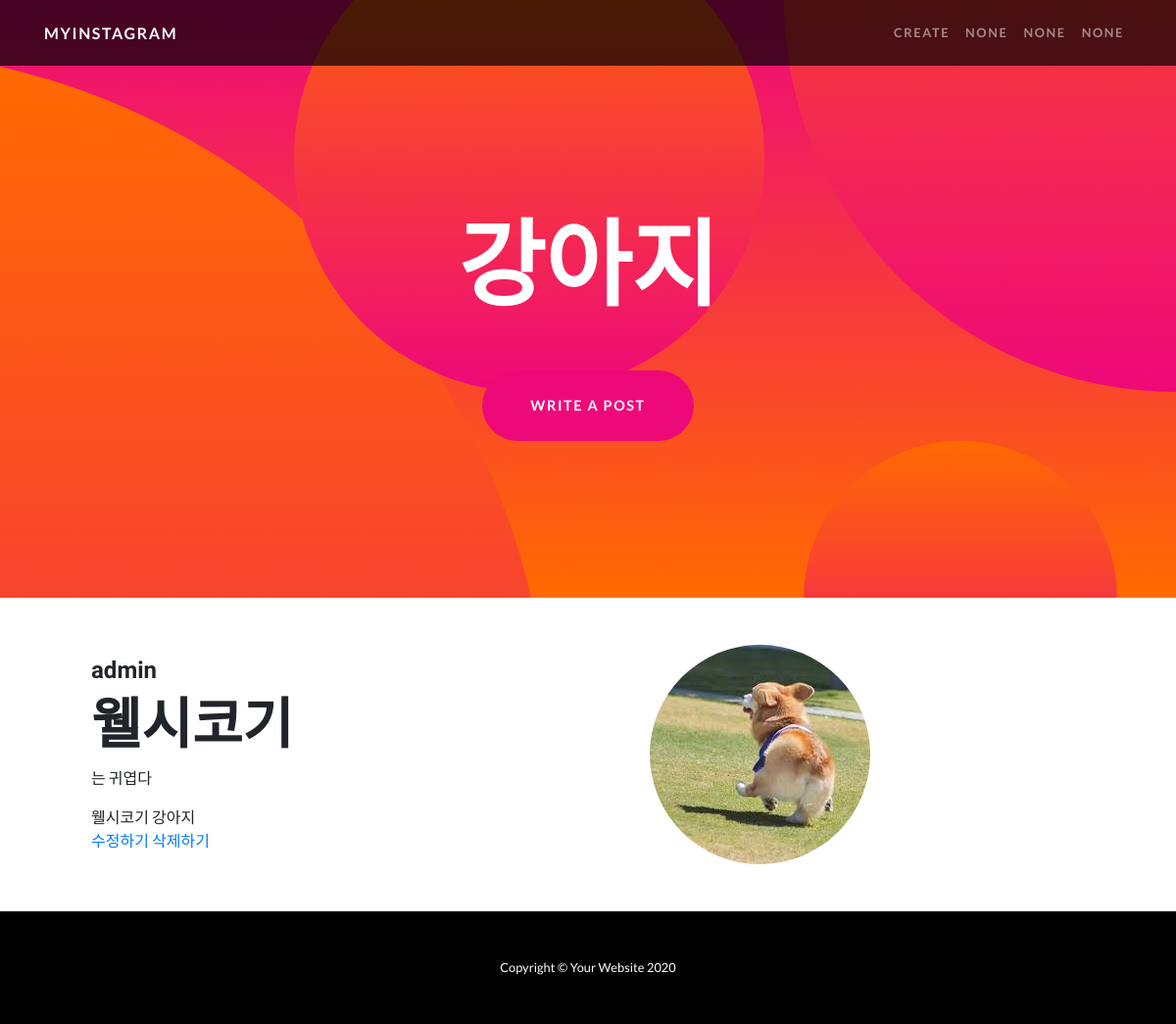
/hashtag/강아지, run on an earlier commit of the app's database.
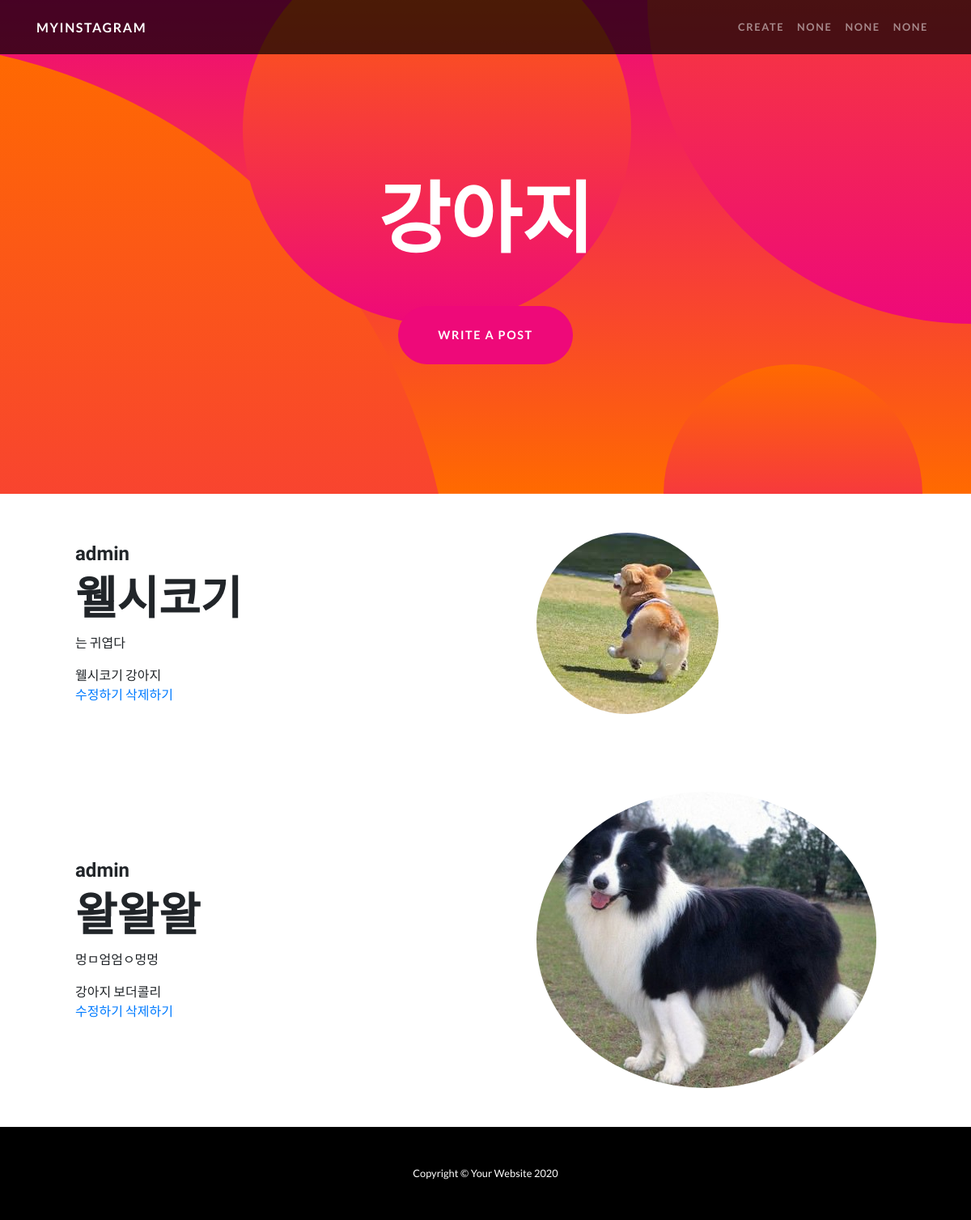
And on a later commit of the database.
### appname/models.py (models this page shows, shortened)
class Post(models.Model):
    title = models.CharField(max_length=200)
    content = models.TextField()
    image = models.ImageField(upload_to='images/', blank=True)
    writer = models.ForeignKey(settings.AUTH_USER_MODEL, on_delete=models.CASCADE, related_name="writer", default="")
    hashtag_field = models.CharField(max_length=200, blank=True)
    hashtags = models.ManyToManyField('Hashtag', blank=True)
    likes = models.ManyToManyField(settings.AUTH_USER_MODEL, related_name="likes")

class CustomUser(AbstractUser):
    def __str__(self):
        return self.username
    nickname = models.CharField(max_length=20)
    phone_number = models.CharField(max_length=20)

class Hashtag(models.Model):
    name = models.CharField(max_length=50)

### appname/views.py (the view)
# urls.py: path('hashtag/<str:hashtag_name>', appname.views.hashtag, name='hashtag'),
def hashtag(request, hashtag_name):
    hashtag = get_object_or_404(Hashtag, name=hashtag_name)
    return render(request, 'appname/hashtag.html', {'hashtag': hashtag})

### appname/templates/appname/hashtag.html (shortened to what this page needs)
{% extends 'appname/base.html' %}
{% block header %}
<header class="masthead text-center text-white">
  <div class="masthead-content">
    <div class="container">
      <h1 class="masthead-heading mb-0">{{ hashtag.name }}</h1>
      <a href="/create" class="btn btn-primary btn-xl rounded-pill mt-5">write a post</a>
    </div>
  </div>
  <div class="bg-circle-1 bg-circle"></div>
  <div class="bg-circle-2 bg-circle"></div>
  <div class="bg-circle-3 bg-circle"></div>
  <div class="bg-circle-4 bg-circle"></div>
</header>
{% endblock %}
{% block content %}
{% for post in hashtag.post_set.all %}
<section>
  <div class="container">
    <div class="row align-items-center">
      <div class="col-lg-6 order-lg-2">
        <div class="p-5">
          {% if post.image %}
          <img class="img-fluid rounded-circle" src="{{ post.image.url }}" alt="">
          {% endif %}
        </div>
      </div>
      <div class="col-lg-6 order-lg-1">
        <div class="p-5">
          <h4 class="display-6">{{ post.writer }}</h4>
          <h2 class="display-4">{{post.title}}</h2>
          <p>{{post.content}}</p>
          <span>
          {% for hashtag in post.hashtags.all %}
            {{ hashtag.name }}
          {% endfor %}
          </<span>
          <br>
          <a href="{% url 'update' pk=post.pk %}"> 수정하기 </a>
          <a href="{% url 'delete' pk=post.pk %}"> 삭제하기 </a>
        </div>
      </div>
    </div>
  </div>
</section>
{% endfor %}
{% endblock %}

What changed in the data, as far as the page shows it:
added Post: image (picture), writer "admin", title "왈왈왈", content "멍ㅁ엄엄ㅇ멍멍", Hashtag (name "강아지")
added Hashtag: name "보더콜리", shown under "admin"
